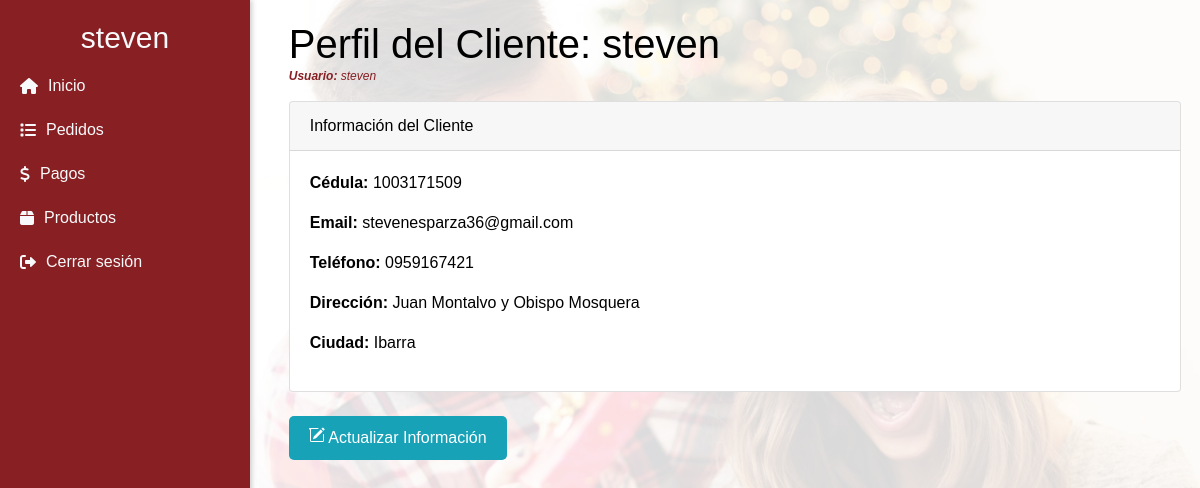
The page /cliente/info/17 (signed in) on the database its author committed.
### pedidos/models.py (models this page shows, shortened)
class Cliente(models.Model):
    nombre = models.CharField(max_length=50)
    cedula = models.CharField(max_length=10)
    email = models.EmailField()
    telefono = models.CharField(max_length=10)
    ciudad = models.CharField(max_length=30)
    direccion = models.TextField(max_length=200)
    user = models.OneToOneField(User, related_name='cliente', on_delete=models.CASCADE, null=True, blank=True, unique=True)
    class Meta:
        db_table = 'cliente'

### pedidos/views.py (the view)
# urls.py: path('cliente/info/<int:cliente_id>', clientes, name='clientes'),                           #Info
@login_required #Se puede validar que dependiendo el tipo de usuario se vea una cosa u otra
def clientes(request, cliente_id):
    cliente = get_object_or_404(Cliente, id=cliente_id)
    if cliente != request.user.cliente and not request.user.is_superuser:
         return HttpResponse("Sin acceso")
    pedidos = Pedido.objects.filter(cliente=cliente)
    contenido = {
        'cliente': cliente,
        'pedidos': pedidos
    }
    return render(request, 'clientes/info_cliente.html', contenido)

### templates/clientes/info_cliente.html (shortened to what this page needs)
{% extends 'menu.html' %}
{% block content %}
  <div class="info-cliente">
    <h1 class="mb-4">Perfil del Cliente: {{ cliente.nombre }}</h1>
    <p style="font-style: italic ;font-size: 12px;margin-top: -25px;color: #871f23;"><strong>Usuario:</strong> {{ cliente.user }} </p>
    <div class="card mb-4">
      <div class="card-header">
        Información del Cliente
      </div>
      <div class="card-body">
        <p><strong>Cédula:</strong> {{ cliente.cedula }}</p>
        <p><strong>Email:</strong> {{ cliente.email }}</p>
        <p><strong>Teléfono:</strong> {{ cliente.telefono }}</p>
        <p><strong>Dirección:</strong> {{ cliente.direccion }}</p>
        <p><strong>Ciudad:</strong> {{ cliente.ciudad }}</p>
      </div>
    </div>
    <a href="{% url 'detalle_cliente' cliente.id %}" class="btn btn-info btn-sm">
      Actualizar Información
    </a>
  </div>
{% endblock %}

### templates/menu.html (shortened to what this page needs)
<!doctype html>
<html>
<head>
  <link href="https://getbootstrap.com/docs/4.0/dist/css/bootstrap.min.css" rel="stylesheet">
  <link href="https://cdnjs.cloudflare.com/ajax/libs/font-awesome/6.0.0-beta3/css/all.min.css" rel="stylesheet">
  {% load static %}
  <link rel="stylesheet" href="{% static 'sweetalert2/sweetalert2.min.css' %}">
  <link href="{% static 'css/main.css' %}" rel="stylesheet">
  <link href="{% static 'css/responsive.css' %}" rel="stylesheet">
</head>
<body>
  <div class="row">
    <nav class="sidebar col-3">
      <h2>
        {% if user.is_authenticated %}
          {% if cliente %}
            {{ cliente.nombre }}
          {% else %}
            No tienes un cliente asociado
          {% endif %}
        {% else %}
          Bienvenido a Detalles Cariño
        {% endif %}
      </h2>
      <ul class="nav flex-column">
        <li class="nav-item">
          <a class="nav-link" href="{% url 'main' %}">
            <i class="fas fa-house"></i> Inicio
          </a>
        </li>
        {% if user.is_authenticated %}
            {% if user.is_staff %}
            <li class="nav-item">
              <a class="nav-link" href="{% url 'pedidos' %}">
                <i class="fas fa-list"></i> Pedidos
              </a>
            </li>
            <li class="nav-item">
              <a class="nav-link" href="{% url 'pagos' %}">
                <i class="fas fa-dollar"></i> Pagos
              </a>
            </li>
            <li class="nav-item">
              <a class="nav-link" href="{% url 'productos' %}">
                <i class="fas fa-box"></i> Productos
              </a>
            </li>
            {% endif %}
        <li class="nav-item">
          <a class="nav-link" href="{% url 'account_logout' %}">
            <i class="fas fa-sign-out-alt"></i> Cerrar sesión
          </a>
        </li>
        {% endif %}
      </ul>
    </nav>
    <main role="main" class="container col-9">
      {% block content %}{% endblock %}
    </main>
  </div>
</body>
</html>

### static/css/main.css (style rules this page uses)
body { font-family: Arial, sans-serif; color: #000000; position: relative; }
body::before { content: ""; position: fixed; top: 0; left: 0; width: 100%; height: 100vh; background-image: url("../img/bg-main.jpg"); background-size: cover; background-position: center; background-repeat: no-repeat; z-index: -1; }
body::after { content: ""; position: fixed; top: 0; left: 0; width: 100%; height: 100%; background-color: rgba(255, 255, 255, 0.85); z-index: -1; }
.sidebar { position: fixed; top: 0; left: 0; width: 250px; height: 100vh; background-color: #871f23; padding: 20px; color: #f8f9fa; box-shadow: 2px 0 5px rgba(0, 0, 0, 0.2); z-index: 1; }
.sidebar h2 { text-align: center; font-size: 30px; margin-top: 0; }
.sidebar a { color: #f8f9fa; text-decoration: none; display: flex; align-items: center; padding: 10px 0; }
.sidebar a i { margin-right: 10px; }
main { top: 0; left: 135px; height: 100vh; padding: 20px; justify-content: center; position: relative; z-index: 1; }
.btn { padding: 10px 20px; font-size: 16px; border: none; border-radius: 5px; cursor: pointer; transition: background-color 0.3s ease; margin-right: 10px; }
a { color: #ec9813; text-decoration: none; }

### rows shown on the page
Cliente: nombre "steven", user "steven", cedula "1003171509", email "stevenesparza36@gmail.com", telefono "0959167421", direccion "Juan Montalvo y Obispo Mosquera", ciudad "Ibarra"
